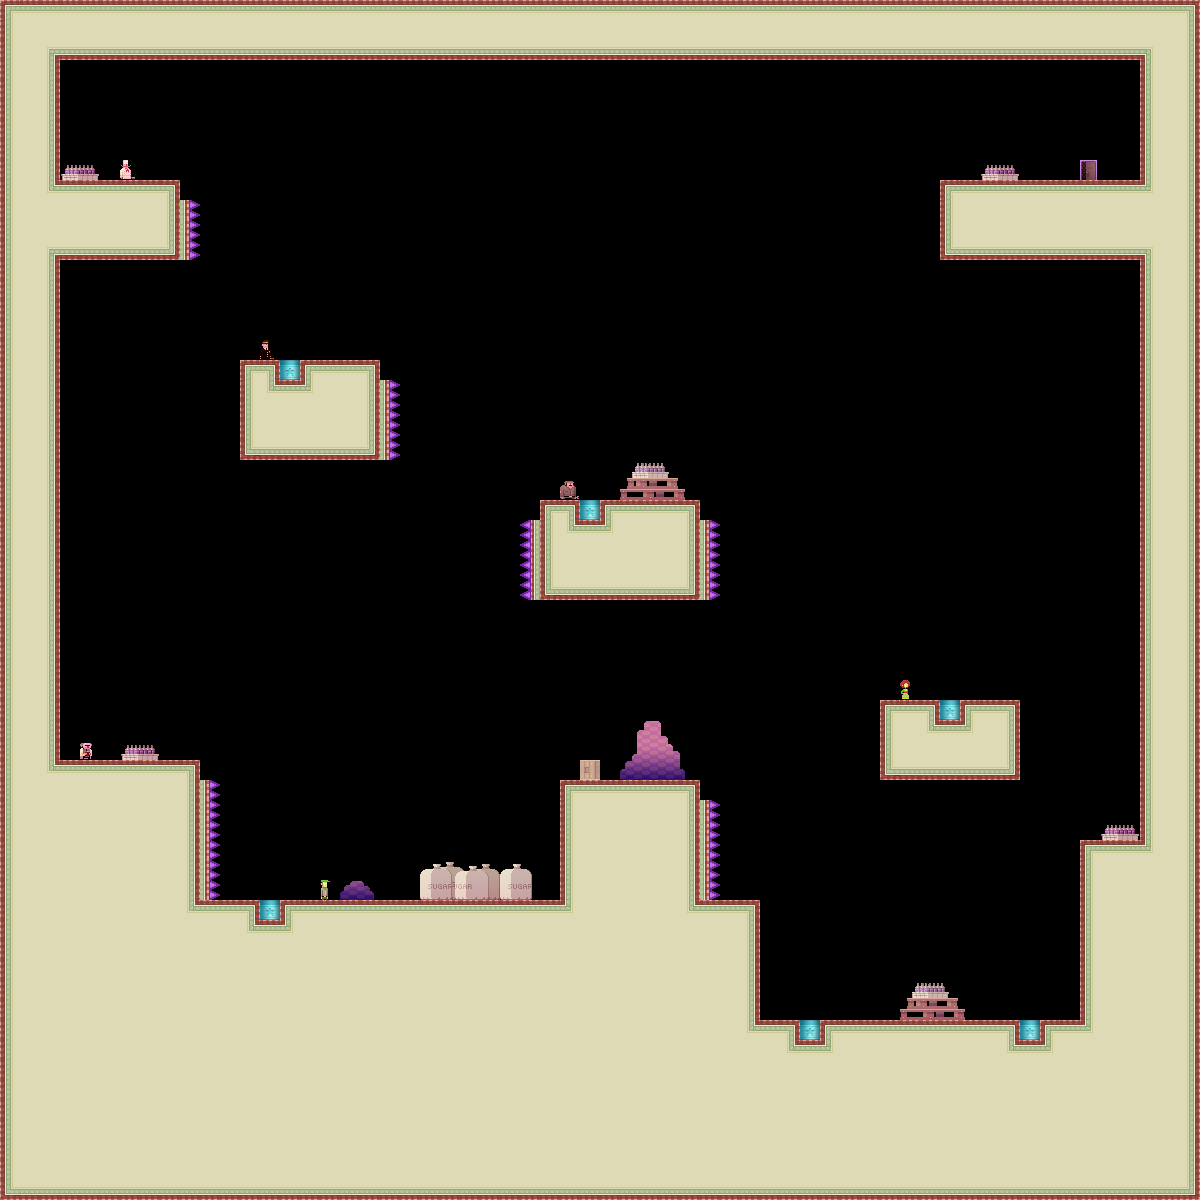

Rendered tile map (Tiled .tmx) drawn with the repository's tilesets; below, a short description and the map source with its tile grids summarised:
An orthogonal 60x60 tile map with 20x20 px tiles, 3 tile layers (bg, bg2, dontAutoLoad_sprites) and 21 objects.

<map version="1.0" orientation="orthogonal" width="60" height="60" tilewidth="20" tileheight="20">
 <tileset firstgid="1" name="tiles_sydney" tilewidth="20" tileheight="20">
  <image source="../../../../XNAModeContent/Lemonade/tiles_sydney.png" width="400" height="400" />
  <terraintypes>
   <terrain name="regularBlocks" tile="-1" />
  </terraintypes>
  <tile id="8" terrain=",,,0" />
  <tile id="9" terrain=",,0,0" />
  <tile id="10" terrain=",,0,0" />
  <tile id="11" terrain=",,0,0" />
  <tile id="12" terrain=",,0,0" />
  <tile id="13" terrain=",,0,0" />
  <tile id="14" terrain=",,0," />
  <tile id="15" terrain="0,0,0," />
  <tile id="16" terrain="0,0,,0" />
  <tile id="28" terrain=",0,,0" />
  <tile id="34" terrain="0,,0," />
  <tile id="35" terrain="0,,0,0" />
  <tile id="36" terrain=",0,0,0" />
  <tile id="48" terrain=",0,,0" />
  <tile id="54" terrain="0,,0," />
  <tile id="68" terrain=",0,,0" />
  <tile id="74" terrain="0,,0," />
  <tile id="88" terrain=",0,,0" />
  <tile id="94" terrain="0,,0," />
  <tile id="108" terrain=",0,,0" />
  <tile id="114" terrain="0,,0," />
  <tile id="128" terrain=",0,," />
  <tile id="129" terrain="0,0,," />
  <tile id="130" terrain="0,0,," />
  <tile id="131" terrain="0,0,," />
  <tile id="132" terrain="0,0,," />
  <tile id="133" terrain="0,0,," />
  <tile id="134" terrain="0,,," />
  <tile id="194" terrain="0,0,0,0" />
  <tile id="356">
   <properties>
    <property name="LargeCrate" value="" />
   </properties>
  </tile>
  <tile id="380">
   <properties>
    <property name="Andre" value="" />
   </properties>
  </tile>
  <tile id="381">
   <properties>
    <property name="Liselot" value="" />
   </properties>
  </tile>
  <tile id="382">
   <properties>
    <property name="Amsterdaam" value="" />
   </properties>
  </tile>
  <tile id="383">
   <properties>
    <property name="Worker" value="" />
   </properties>
  </tile>
  <tile id="384">
   <properties>
    <property name="Inspector" value="" />
   </properties>
  </tile>
  <tile id="385">
   <properties>
    <property name="Chef" value="" />
   </properties>
  </tile>
  <tile id="386">
   <properties>
    <property name="Exit" value="" />
   </properties>
  </tile>
  <tile id="387">
   <properties>
    <property name="Trampoline" value="" />
   </properties>
  </tile>
  <tile id="388">
   <properties>
    <property name="SmallCrate" value="" />
   </properties>
  </tile>
  <tile id="389">
   <properties>
    <property name="SugarBag" value="" />
   </properties>
  </tile>
 </tileset>
 <layer name="bg" width="60" height="60">
  <data>[3600 cells, 1523 non-empty, 31 distinct tile ids]</data>
 </layer>
 <layer name="bg2" width="60" height="60">
  <data>[3600 cells, 56 non-empty, 42 distinct tile ids]</data>
 </layer>
 <objectgroup name="boxes" width="60" height="60">
  <object x="0" y="1020" width="1200" height="180" />
  <object x="0" y="760" width="200" height="260" />
  <object x="200" y="900" width="560" height="120" />
  <object x="880" y="700" width="140" height="80" />
  <object x="1140" y="0" width="60" height="840" />
  <object x="1080" y="840" width="120" height="180" />
  <object x="540" y="500" width="160" height="100" />
  <object x="0" y="0" width="60" height="760" />
  <object x="240" y="360" width="140" height="100" />
  <object x="60" y="180" width="120" height="80" />
  <object x="60" y="0" width="1080" height="60" />
  <object x="180" y="180">
   <polyline points="0,0 700,0" />
  </object>
  <object x="940" y="180" width="200" height="80" />
  <object x="560" y="780" width="140" height="120" />
  <object x="760" y="500">
   <polyline points="0,0 0,160" />
  </object>
 </objectgroup>
 <layer name="dontAutoLoad_sprites" width="60" height="60">
  <data>[3600 cells, 14 non-empty, 9 distinct tile ids]</data>
 </layer>
 <objectgroup name="dontAutoLoad_death" width="60" height="60">
  <object x="700" y="520" width="20" height="80" />
  <object x="520" y="520" width="20" height="80" />
  <object x="700" y="800" width="20" height="100" />
  <object x="200" y="780" width="20" height="120" />
  <object x="380" y="380" width="20" height="80" />
  <object x="180" y="200" width="20" height="60" />
 </objectgroup>
</map>
